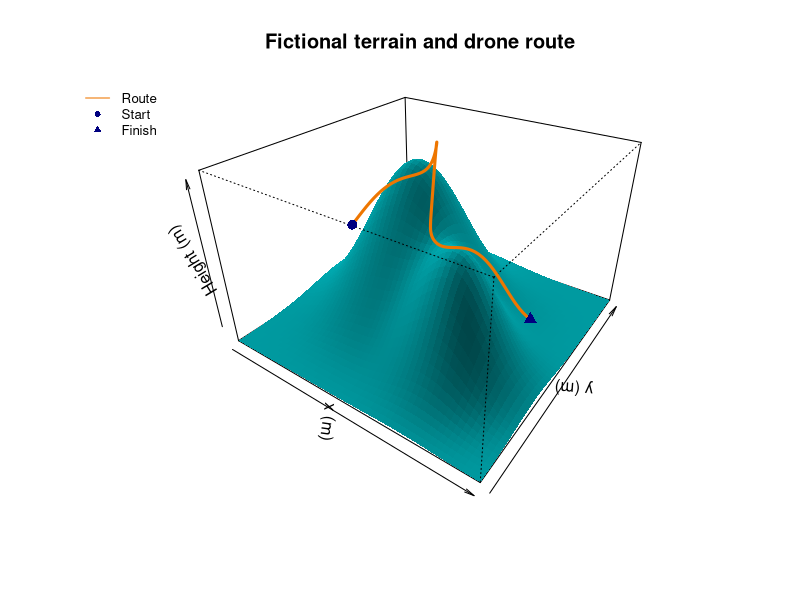

Write the R code that produced this figure.
# %% [markdown]
# # 5. Build a 3D scene, then interrogate it
#
# **Question:** How do we place a flight path and sensors above a terrain surface?
# **Objectives:** compose surface and point layers, enforce units, vary the camera, and understand
# occlusion. **Time:** 30 minutes. **Prerequisite:** Chapter 4.
#
# The fictional drone flies 140 metres above an analytic terrain surface. The scene is a spatial
# model, not a flight-planning product. Local x, y, and z all use metres. Base R renders a fixed
# view; the companion [interactive gallery](https://jltobias.github.io/JupyterLite-R/gallery/) lets
# you rotate the same R-generated geometry. No basemap, token, or external elevation data is needed.
# [Open in Lab](https://jltobias.github.io/JupyterLite-R/lite/lab/index.html?path=05-three-dimensional-scenes.ipynb)
# %%
# Project: JupyterLite-R | Chapter 05 | Purpose: layered synthetic 3D scene.
# Author: project contributors with Codex | Contact: repository Issues.
# Created/updated: 2026-11-16 | Inputs: equations | Outputs: scene and clearance audit.
# Dependencies: base R graphics. Change log: initial lesson.
terrain <- function(x, y) 100 + 850 * exp(-((x + 700)^2 + (y - 400)^2) / 2400000) +
  550 * exp(-((x - 1300)^2 + (y + 1000)^2) / 1100000)
x <- y <- seq(-3000, 3000, length.out = 51)
z <- outer(x, y, terrain)
flight <- data.frame(t = seq(0, 1, length.out = 100))
flight$x <- -2300 + 4600 * flight$t
flight$y <- 1300 * sin(2 * pi * flight$t)
flight$ground <- terrain(flight$x, flight$y)
flight$altitude <- flight$ground + 140
stopifnot(all(abs(flight$altitude - flight$ground - 140) < 1e-8))
head(flight)
# %%
view <- persp(x, y, z, theta = 35, phi = 30, expand = .65,
              zlim = range(c(z, flight$altitude)), col = "turquoise3", border = NA,
              shade = .35, xlab = "x (m)", ylab = "y (m)", zlab = "Height (m)",
              main = "Fictional terrain and drone route")
route_xy <- trans3d(flight$x, flight$y, flight$altitude, view)
lines(route_xy, col = "darkorange2", lwd = 3)
points(trans3d(flight$x[c(1,100)], flight$y[c(1,100)], flight$altitude[c(1,100)], view),
       pch = c(16,17), col = "navy", cex = 1.3)
legend("topleft", c("Route", "Start", "Finish"), col = c("darkorange2", "navy", "navy"),
       lty = c(1,NA,NA), pch = c(NA,16,17), bty = "n", cex = .8)
# %% [markdown]
# `trans3d()` projects 3D coordinates using the camera matrix returned by `persp()`. It does not
# perform hidden-surface removal for the added route: a line can appear above a ridge that should
# hide it. The interactive WebGL scene uses depth buffering. Both displays need a numeric audit.
# %%
horizontal_step <- sqrt(diff(flight$x)^2 + diff(flight$y)^2)
spatial_step <- sqrt(horizontal_step^2 + diff(flight$altitude)^2)
audit <- data.frame(horizontal_route_m = sum(horizontal_step),
                    three_dimensional_route_m = sum(spatial_step),
                    minimum_clearance_m = min(flight$altitude - flight$ground))
stopifnot(audit$three_dimensional_route_m >= audit$horizontal_route_m)
print(audit)
# %% [markdown]
# ## Practice and check
# 1. Set constant altitude at 700 metres; calculate how many samples intersect terrain.
# 2. Compare cameras at 20 and 70 degrees elevation. Which hides more of the route?
# 3. Increase the number of route samples and assess convergence of its approximate length.
# **Checkpoint:** clearance is exactly 140 m at sampled points. That is not proof of clearance
# between samples for a real aircraft. Vertical exaggeration and perspective can mislead judgment.
#
# ## Sources
# [R trans3d](https://stat.ethz.ch/R-manual/R-devel/library/grDevices/html/trans3d.html);
# [Plotly.js surface documentation](https://plotly.com/javascript/3d-surface-plots/).
# All terrain and flight coordinates are generated by the original code above.
